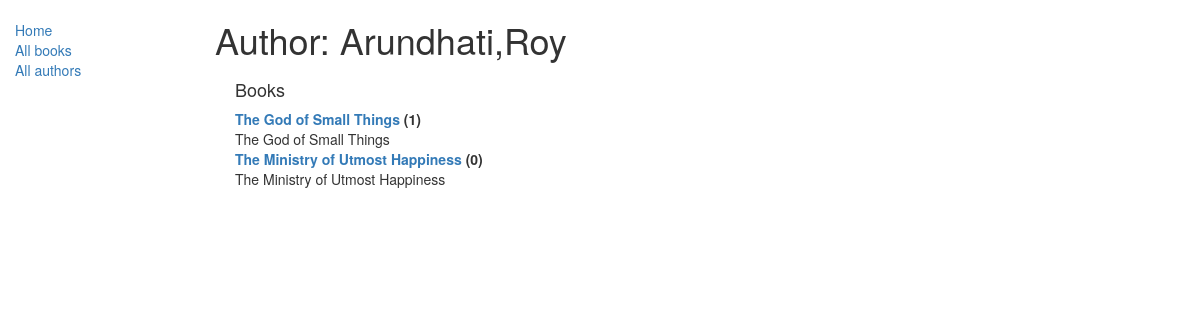
Page /catalog/authors/1 on the committed database.
### catalog/models.py (models this page shows, shortened)
class Author(models.Model):
    first_name = models.CharField(max_length=100)
    last_name = models.CharField(max_length=100)
    date_of_birth = models.DateField(null=True, blank=True)
    date_of_death = models.DateField('died', null=True, blank=True)

class Book(models.Model):
    title = models.CharField(max_length=200)
    author = models.ForeignKey('Author', on_delete=models.SET_NULL, null=True)
    summary = models.TextField(max_length=1000, help_text="Enter a brief description of the book")
    isbn = models.CharField('ISBN',max_length=13, help_text='13 Character <a href="https://www.isbn-international.org/content/what-isbn">ISBN number</a>')
    genre = models.ManyToManyField(Genre, help_text="Select a genre for this book")
    language = models.ForeignKey('Language', on_delete=models.SET_NULL, null=True)
    def __str__(self):
        return self.title

### catalog/views.py (the view)
# urls.py: url(r'^authors/(?P<pk>\d+)$', views.AuthorDetailView.as_view(), name='author-detail'),
class AuthorDetailView(generic.DetailView):
    model = Author

### catalog/templates/catalog/author_detail.html (shortened to what this page needs)
{% extends "base_generic.html" %}
{% block content %}
  <h1>Author: {{ author.first_name }},{{ author.last_name }}</h1>
  <div style="margin-left:20px;margin-top:20px">
    <h4>Books</h4>
    {% for book in author.book_set.all %}
    <dt><a href="{% url 'book-detail' book.pk %}">{{book}}</a> ({{book.bookinstance_set.all.count}})</dt>
    <dd>{{book.summary}}</dd>
    {% endfor %}
  </div>
{% endblock %}

### rows in the picture
Author: first_name "Arundhati", last_name "Roy"
Book: title "The God of Small Things", bookinstance_set.all.count "1", summary "The God of Small Things"
Book: title "The Ministry of Utmost Happiness", bookinstance_set.all.count "0", summary "The Ministry of Utmost Happiness"
